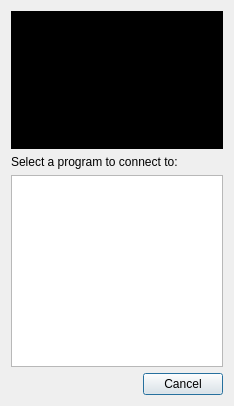
<?xml version="1.0" encoding="UTF-8"?>
<ui version="4.0">
 <class>SharedMemoryDialog</class>
 <widget class="QDialog" name="SharedMemoryDialog">
  <property name="geometry">
   <rect>
    <x>0</x>
    <y>0</y>
    <width>234</width>
    <height>406</height>
   </rect>
  </property>
  <property name="windowTitle">
   <string>GLMixer - Shared memory</string>
  </property>
  <property name="windowIcon">
   <iconset resource="../icons.qrc">
    <normaloff>:/glmixer/icons/glmixer.png</normaloff>:/glmixer/icons/glmixer.png</iconset>
  </property>
  <layout class="QVBoxLayout" name="verticalLayout">
   <item>
    <widget class="QLabel" name="nopreview">
     <property name="sizePolicy">
      <sizepolicy hsizetype="Preferred" vsizetype="Expanding">
       <horstretch>0</horstretch>
       <verstretch>0</verstretch>
      </sizepolicy>
     </property>
     <property name="styleSheet">
      <string notr="true">background-color: rgb(0, 0, 0);</string>
     </property>
     <property name="frameShape">
      <enum>QFrame::NoFrame</enum>
     </property>
     <property name="text">
      <string/>
     </property>
     <property name="pixmap">
      <pixmap resource="../icons.qrc">:/glmixer/icons/process-stop.png</pixmap>
     </property>
     <property name="alignment">
      <set>Qt::AlignCenter</set>
     </property>
    </widget>
   </item>
   <item>
    <widget class="QLabel" name="label_2">
     <property name="sizePolicy">
      <sizepolicy hsizetype="Preferred" vsizetype="Fixed">
       <horstretch>0</horstretch>
       <verstretch>0</verstretch>
      </sizepolicy>
     </property>
     <property name="text">
      <string>Select a program to connect to:</string>
     </property>
    </widget>
   </item>
   <item>
    <widget class="QListView" name="listExistingShm">
     <property name="sizePolicy">
      <sizepolicy hsizetype="Expanding" vsizetype="Maximum">
       <horstretch>0</horstretch>
       <verstretch>0</verstretch>
      </sizepolicy>
     </property>
     <property name="editTriggers">
      <set>QAbstractItemView::NoEditTriggers</set>
     </property>
     <property name="tabKeyNavigation">
      <bool>true</bool>
     </property>
     <property name="showDropIndicator" stdset="0">
      <bool>false</bool>
     </property>
     <property name="dragDropMode">
      <enum>QAbstractItemView::DragDrop</enum>
     </property>
     <property name="iconSize">
      <size>
       <width>32</width>
       <height>32</height>
      </size>
     </property>
     <property name="spacing">
      <number>8</number>
     </property>
     <property name="viewMode">
      <enum>QListView::IconMode</enum>
     </property>
    </widget>
   </item>
   <item>
    <widget class="QDialogButtonBox" name="buttonBox">
     <property name="orientation">
      <enum>Qt::Horizontal</enum>
     </property>
     <property name="standardButtons">
      <set>QDialogButtonBox::Cancel</set>
     </property>
    </widget>
   </item>
  </layout>
 </widget>
 <resources>
  <include location="../icons.qrc"/>
 </resources>
 <connections>
  <connection>
   <sender>buttonBox</sender>
   <signal>accepted()</signal>
   <receiver>SharedMemoryDialog</receiver>
   <slot>accept()</slot>
   <hints>
    <hint type="sourcelabel">
     <x>222</x>
     <y>443</y>
    </hint>
    <hint type="destinationlabel">
     <x>157</x>
     <y>274</y>
    </hint>
   </hints>
  </connection>
  <connection>
   <sender>buttonBox</sender>
   <signal>rejected()</signal>
   <receiver>SharedMemoryDialog</receiver>
   <slot>reject()</slot>
   <hints>
    <hint type="sourcelabel">
     <x>253</x>
     <y>449</y>
    </hint>
    <hint type="destinationlabel">
     <x>257</x>
     <y>274</y>
    </hint>
   </hints>
  </connection>
 </connections>
</ui>
